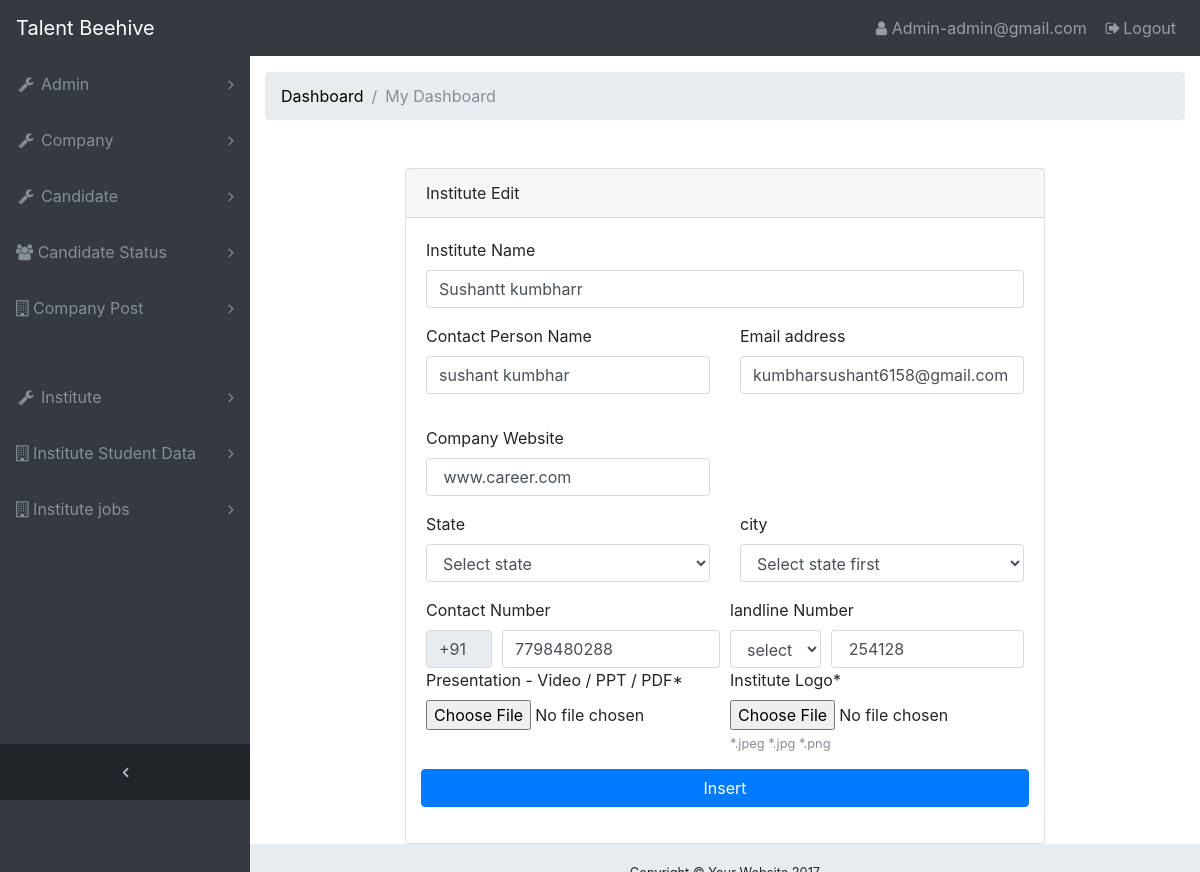
The app's page /admin_institute_edit.php?id=43 (signed in) with its own data.
### tables this page shows
CREATE TABLE IF NOT EXISTS `institute_registration` (
  `id` int(254) NOT NULL AUTO_INCREMENT,
  `institute_name` varchar(500) NOT NULL,
  `contact_person` varchar(200) DEFAULT NULL,
  `email` varchar(200) NOT NULL,
  `website_url` varchar(300) DEFAULT NULL,
  `state` int(100) DEFAULT NULL,
  `city` int(100) DEFAULT NULL,
  `mobile` varchar(100) DEFAULT NULL,
  `landline` varchar(100) DEFAULT NULL,
  `password` varchar(254) NOT NULL,
  `confirm_password` varchar(100) NOT NULL,
  `video` varchar(2000) DEFAULT NULL,
  `institute_logo` varchar(1000) DEFAULT NULL,
  `qualification` varchar(255) DEFAULT NULL,
  `course` varchar(255) DEFAULT NULL,
  `date_time` varchar(677) NOT NULL,
  `status` enum('Pending','Approved') NOT NULL DEFAULT 'Pending',
  `invitation` enum('invited','invite') NOT NULL DEFAULT 'invited',
  `video_status` enum('send','video') NOT NULL DEFAULT 'video',
  PRIMARY KEY (`id`)
);

### admin_institute_edit.php (the view, shortened to what this page needs)
<?php
require_once "config1.php";
$id = isset($_REQUEST['id']) ? $_REQUEST['id'] : "0";
$query = "select * from institute_registration where id=".$id;
$data = mysqli_query($DB,$query);
$rec = mysqli_fetch_array($data);
?>
<!DOCTYPE html>
<html lang="en">
<head>
  <link href="vendor/bootstrap/css/bootstrap.min.css" rel="stylesheet">
  <link href="https://maxcdn.bootstrapcdn.com/font-awesome/4.7.0/css/font-awesome.min.css" rel="stylesheet" type="text/css">
  <link href="vendor/datatables/dataTables.bootstrap4.css" rel="stylesheet">
  <link href="css/sb-admin.css" rel="stylesheet">
</head>
<body class="fixed-nav sticky-footer bg-dark" id="page-top">
  <?php
 include("admin_header.php");
 ?>
  <div class="content-wrapper">
    <div class="container-fluid">
      <ol class="breadcrumb">
        <li class="breadcrumb-item">
          <a href="#">Dashboard</a>
        </li>
        <li class="breadcrumb-item active">My Dashboard</li>
      </ol>
      <div class="container">
    <div class="card card-register mx-auto mt-5">
      <div class="card-header">Institute Edit</div>
      <div class="card-body">
        <form method="POST">
		 <div class="form-group">
            <label for="exampleInputName">Institute Name</label>
            <p class="form-control"><?php echo $rec['institute_name']; ?>
          </div>
           <div class="row">
          <div class="form-group col-sm-6 field-wrap">
            <label for="exampleInputName">Contact Person Name</label>
            <p class="form-control"><?php echo $rec['contact_person']; ?>
            </div>
             <div class="form-group col-sm-6 field-wrap">
            <label for="exampleInputEmail1">Email address</label>
            <p class="form-control"><?php echo $rec['email'];?>
          </div>
          </div>
         <div class="row">
          <div class="form-group col-sm-6 field-wrap">
            <label for="exampleInputCWeb">Company Website</label>
            <input class="form-control" id="exampleInputCWeb"  type="text" value=" <?php echo $rec['website_url']; ?>" name="cweb">
            </div>
          </div>
          <div class="row">
          <div class="form-group col-sm-6 field-wrap">
            <label for="exampleInputCWeb">State</label>
           <select class="form-control" id="state"  name="state" placeholder="state" >
		 <option value="" disabled selected>Select state</option>
 </select>
          </div>
		  <div class="form-group col-sm-6 field-wrap">
            <label for="exampleInputAT">city</label>
<select  class="form-control" id="city" name="city" placeholder="city">
	  <option value="" disabled selected>Select state first</option>
 </select>
          </div>
		  </div>
          <?php
	$number=$rec['mobile'];
	list($mnumber, $num) = explode("-", $number);
	$lnumber=$rec['landline'];
	list($code, $lnum) = explode("-", $lnumber);
	?>
	<div class="form-group">
            <div class="form-row">
	     <div class="col-md-6">
	     <label for="exampleInputName">Contact Number</label>
	       <div class="form-row">
	         <div class="col-md-3">
			<input class="form-control" id="exampleInputName" type="text" name="mnumber"   value="+91" readonly>
		 </div>
		 <div class="col-md-9">
						<input class="form-control" id="exampleInputName" type="text" name="num" value="<?php echo $num ;?>" pattern="[6-9]{1}[0-9]{9}" title="should contain exact 10 digit, start with range between 6-9." placeholder="Mobile Number" >
		 </div>
		</div>
              </div>
           <div class="col-md-6">
	     <label for="exampleInputName">landline Number</label>
	       <div class="form-row">
				<div class="col-md-4">
						<select class="form-control" name="code"  selected="<?php echo $code ;?>">
						<option selected disabled>select</option>
				</select>
				</div>
				<div class="col-md-8">
				<input class="form-control" id="exampleInputCWeb" type="text" pattern="[0-9]{5,8}" placeholder="Enter Landline Number" name="lnum" value=" <?php echo $lnum; ?>"required>
				</div>
          </div>
		</div>
		<div class="col-lg-6 form-group">
                          <label>Presentation - Video / PPT / PDF<span class="req">*</span></label>
                          <input type="file" class="form-control-file" name="video" id="video"  placeholder="video">
                      </div>
					<div class="col-md-6 form-group">
						 <label class="lregister pull-left">Institute Logo<span class="req">*</span></label>
					  <input type="file" class="form-control-file" name="clogo"  id="clogo" aria-describedby="fileHelp" onChange="load_image(this.id,this.value)" required>
    <small id="fileHelp" class="form-text text-muted pull-left">*.jpeg *.jpg  *.png</small>
					</div>
          <button class="btn btn-primary btn-block"name="btnSubmit" value="Save">Insert</button>
        </form>
      </div>
    </div>
 </div>
    </div>
    <footer class="sticky-footer">
      <div class="container">
        <div class="text-center">
          <small>Copyright © Your Website 2017</small>
        </div>
      </div>
    </footer>
  </div>
</body>
</html>

### css/sb-admin.css (style rules this page uses)
html { position: relative; min-height: 100%; }
body { overflow-x: hidden; }
body.sticky-footer { margin-bottom: 56px; }
body.sticky-footer .content-wrapper { min-height: calc(100vh - 56px - 56px); }
body.fixed-nav { padding-top: 56px; }
.content-wrapper { min-height: calc(100vh - 56px); padding-top: 1rem; }
.content-wrapper { overflow-x: hidden; background: white; }
@media (min-width: 992px) { .content-wrapper { margin-left: 250px; } }
.card-register { max-width: 40rem; }
footer.sticky-footer { position: absolute; right: 0; bottom: 0; width: 100%; height: 56px; background-color: #e9ecef; line-height: 55px; }
@media (min-width: 992px) { footer.sticky-footer { width: calc(100% - 250px); } }
.text-muted { color: #868e96!important; }
.small, small { font-size: 80%; font-weight: 400; }
a { color:#000; }

### records on screen
institute_registration: institute_name "Sushantt kumbharr", contact_person "sushant kumbhar", email "kumbharsushant6158@gmail.com", cweb "www.career.com"

### other values on screen
$_SESSION['userid'] "admin@gmail.com"
